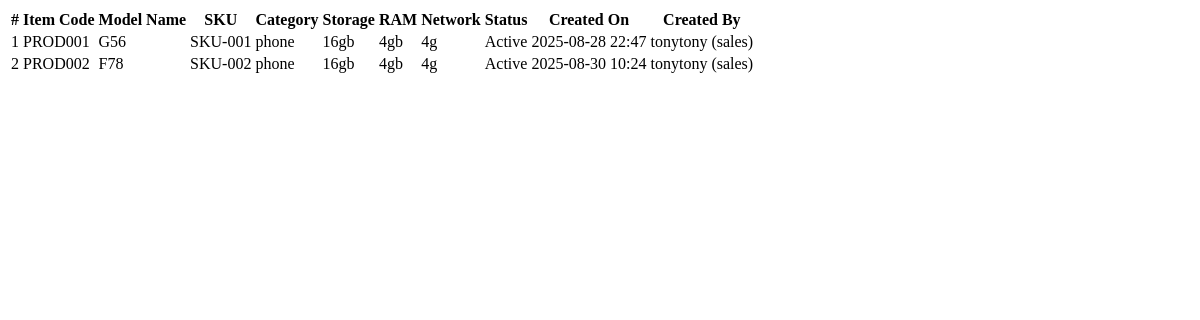
The app's page /filter-products/ (signed in), older data.
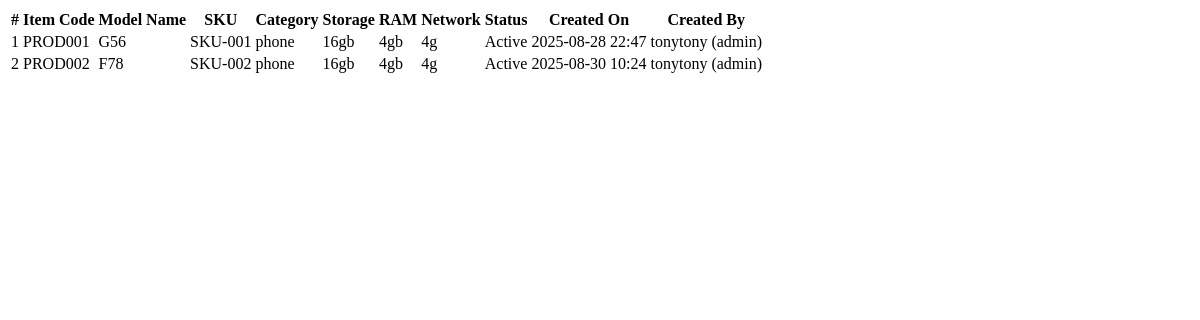
The same page, newer data.
### sales_process/models.py (models this page shows, shortened)
class Product(models.Model):
    STATUS_CHOICES = [
        ('active', 'Active'),
        ('inactive', 'Inactive'),
        ('discontinued', 'Discontinued'),
    ]
    STORAGE_CHOICES = [
        ('16gb', '16GB'),
        ('32gb', '32GB'),
        ('64gb', '64GB'),
        ('128gb', '128GB'),
        ('256gb', '256GB'),
        ('512gb', '512GB'),
        ('1tb', '1TB'),
    ]
    RAM_CHOICES = [
        ('4gb', '4GB'),
        ('8gb', '8GB'),
        ('16gb', '16GB'),
        ('32gb', '32GB'),
        ('64gb', '64GB'),
        ('128gb', '128GB'),
        ('256gb', '256GB'),
        ('512gb', '512GB'),
        ('1tb', '1TB'),
    ]
    NETWORK_CHOICES = [
        ('2g', '2G'),
        ('3g', '3G'),
        ('4g', '4G'),
        ('5g', '5G'),
    ]
    MODEL_CATEGORY_CHOICES = [
        ('phone', 'Phone'),
        ('tablet', 'Tablet'),
        ('laptop', 'Laptop'),
        ('watch', 'Watch'),
    ]
    item_code = models.CharField(max_length=50, unique=True)
    model_name = models.CharField(max_length=100)
    model_sku = models.CharField(max_length=100, unique=True)
    model_category = models.CharField(max_length=100, choices=MODEL_CATEGORY_CHOICES, default='phone')
    model_storage = models.CharField(max_length=50, blank=True, null=True, choices=STORAGE_CHOICES)
    model_ram = models.CharField(max_length=50, blank=True, null=True, choices=RAM_CHOICES)
    price = models.DecimalField(max_digits=10, decimal_places=2,default=0)
    network = models.CharField(max_length=100, blank=True, null=True, choices=NETWORK_CHOICES)
    other_specifications = models.TextField(blank=True, null=True)
    created_on = models.DateTimeField(auto_now_add=True)
    created_by = models.ForeignKey(
        settings.AUTH_USER_MODEL,
        on_delete=models.SET_NULL,
        null=True,
        related_name="products_created"
    )
    status = models.CharField(
        max_length=20,
        choices=STATUS_CHOICES,
        default='active'
    )

### manage_users/models.py (models this page shows)
class CustomUser(AbstractUser):
    ROLE_CHOICES = (
        ("manager", "Manager"),
        ("admin", "Admin"),
        ("sales", "sales"),
    )
    role = models.CharField(max_length=20, choices=ROLE_CHOICES, default="sales")
    is_activated = models.BooleanField(default=False)
    date_of_registration = models.DateTimeField(default=timezone.now)  # ✅ auto timestamp
    groups = models.ManyToManyField(
        Group,
        related_name="customuser_set",
        blank=True,
        help_text="The groups this user belongs to.",
    )
    user_permissions = models.ManyToManyField(
        Permission,
        related_name="customuser_set",
        blank=True,
        help_text="Specific permissions for this user.",
    )
    def __str__(self):
        return f"{self.username} ({self.role})"

### sales_process/views.py (the view, shortened to what this page needs)
# urls.py: path('filter-products/', filter_products, name='filter-products'),
@login_required
def filter_products(request):
    query = request.GET.get("q", "").strip()
    products = Product.objects.all()
    return render(request, "sales_process/list_products_table.html", {"products": products})

### sales_process/templates/sales_process/list_products_table.html
<table class="table table-bordered table-hover table-striped align-middle">
      <thead class="table-dark">
        <tr>
          <th>#</th>
          <th>Item Code</th>
          <th>Model Name</th>
          <th>SKU</th>
          <th>Category</th>
          <th>Storage</th>
          <th>RAM</th>
          <th>Network</th>
          <th>Status</th>
          <th>Created On</th>
          <th>Created By</th>
        </tr>
      </thead>
      <tbody>
        {% for product in products %}
        <tr>
          <td>{{ forloop.counter }}</td>
          <td>{{ product.item_code }}</td>
          <td>{{ product.model_name }}</td>
          <td>{{ product.model_sku }}</td>
          <td>{{ product.model_category }}</td>
          <td>{{ product.model_storage|default:"-" }}</td>
          <td>{{ product.model_ram|default:"-" }}</td>
          <td>{{ product.network|default:"-" }}</td>
          <td>
            <span class="badge
              {% if product.status == 'active' %} bg-success
              {% elif product.status == 'inactive' %} bg-secondary
              {% else %} bg-danger {% endif %}">
              {{ product.get_status_display }}
            </span>
          </td>
          <td>{{ product.created_on|date:"Y-m-d H:i" }}</td>
          <td>{{ product.created_by|default:"-" }}</td>
        </tr>
        {% empty %}
        <tr>
          <td colspan="11" class="text-center text-muted">No products found.</td>
        </tr>
        {% endfor %}
      </tbody>
    </table>

Row changes from the older to the newer data that the page shows:
changed through a linked row, Product "PROD001": created_by "tonytony (sales)" → "tonytony (admin)"
changed through a linked row, Product "PROD002": created_by "tonytony (sales)" → "tonytony (admin)"
